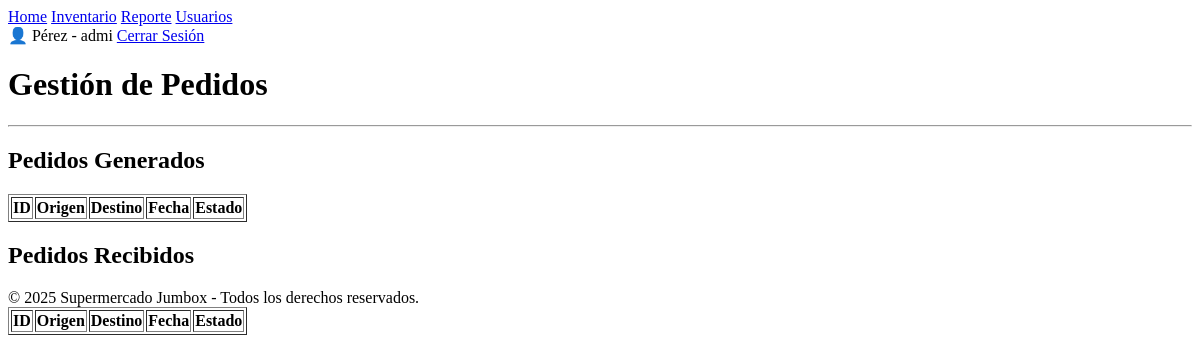
Page /gestion_pedidos (signed in) on the earlier database version.
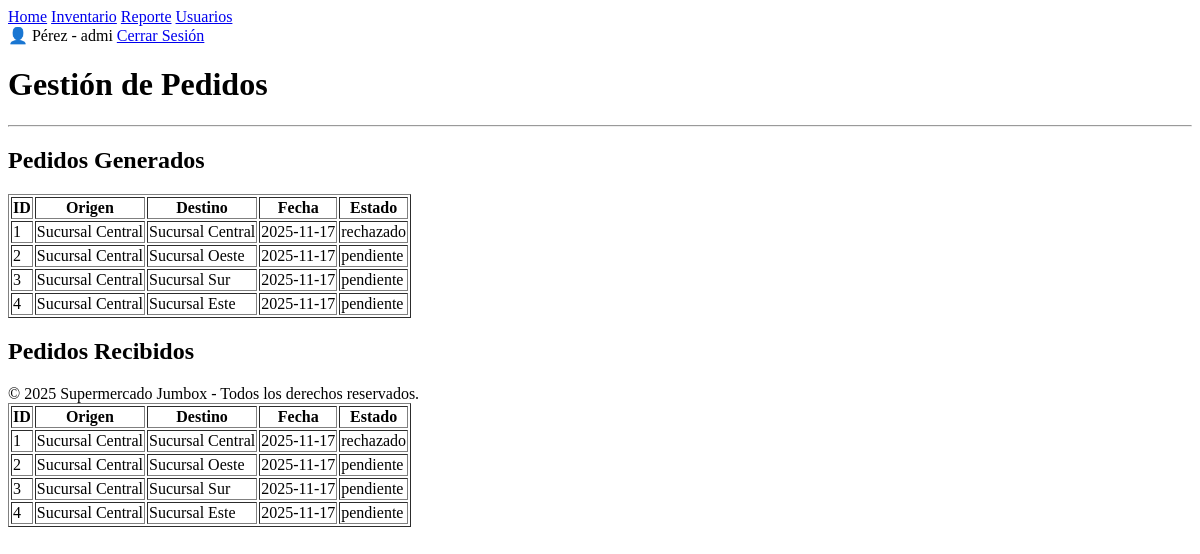
Same page on the later database version.
### tables this page shows
CREATE TABLE pedido(
                id INTEGER PRIMARY KEY AUTOINCREMENT,
                id_sucursal_origen INTEGER,
                id_sucursal_destino INTEGER,
                fecha_pedido TEXT,
                estado TEXT,
                FOREIGN KEY (id_sucursal_origen) REFERENCES sucursal(id) ON DELETE CASCADE,
                FOREIGN KEY (id_sucursal_destino) REFERENCES sucursal(id) ON DELETE CASCADE
            );

CREATE TABLE sucursal(
                id INTEGER PRIMARY KEY AUTOINCREMENT,
                nombre VARCHAR(50),
                direccion VARCHAR(100),
                telefono VARCHAR(30)
            );

### app.py (the view)
@app.route("/gestion_pedidos")
def gestion_pedidos():
    rol = session["rol"]
    id_sucursal =  session["sucursal_id"]
    if rol == "encargado":
        pedidos_generados = db.cursor.execute("""
            SELECT p.id, s1.nombre, s2.nombre, p.fecha_pedido, p.estado
            FROM pedido p
            JOIN sucursal s1 ON p.id_sucursal_origen = s1.id
            JOIN sucursal s2 ON p.id_sucursal_destino = s2.id
            WHERE p.id_sucursal_origen = ?
        """, (id_sucursal,)).fetchall()
        pedidos_recibidos = db.cursor.execute("""
            SELECT p.id, s1.nombre, s2.nombre, p.fecha_pedido, p.estado
            FROM pedido p
            JOIN sucursal s1 ON p.id_sucursal_origen = s1.id
            JOIN sucursal s2 ON p.id_sucursal_destino = s2.id
            WHERE p.id_sucursal_destino = ?
        """, (id_sucursal,)).fetchall()
        productos_bajos = db.productos_stock_bajo(id_sucursal)
    elif rol == "admi":
        pedidos_generados = db.mostrar_pedidos()
        pedidos_recibidos = pedidos_generados
        productos_bajos = []
    else:
        return "No autorizado", 403
    sucursales = db.cursor.execute("SELECT id, nombre FROM sucursal").fetchall()
    return render_template(
        "pedidos.html",
        suarioNombre=session["nombre"],
        usuarioApellido=session["apellido"],
        usuarioRol=session["rol"],
        rol=rol,
        pedidos_generados=pedidos_generados,
        pedidos_recibidos=pedidos_recibidos,
        productos_bajos=productos_bajos,
        sucursales=sucursales
    )

### base_de_datos/mi_conexion.py (called while the page is built)
    def mostrar_pedidos(self):
        self.cursor.execute("""
            SELECT p.id, s1.nombre AS sucursal_origen, s2.nombre AS sucursal_destino,
                   p.fecha_pedido, p.estado
            FROM pedido p
            JOIN sucursal s1 ON p.id_sucursal_origen = s1.id
            JOIN sucursal s2 ON p.id_sucursal_destino = s2.id
        """)
        return self.cursor.fetchall()

### templates/pedidos.html (shortened to what this page needs)
<!DOCTYPE html>
<html lang="en">
<head>
</head>
<body>
    <header>
        <nav>
            <a href="{{url_for('panel_principal')}}">Home</a>
            {%if usuarioRol!='vendedor'%}
            <a href="{{url_for('gestion_inventario')}}">Inventario</a>
            {%endif%}
            {%if usuarioRol!='reponedor' and usuarioRol!='vendedor'%}
            <a href="{{url_for('reportes')}}">Reporte</a>
            {%endif%}
            {%if usuarioRol=='admi'%}
            <a href="{{url_for('gestion_usuario')}}">Usuarios</a>
            {%endif%}
        </nav>
        <div id="user-section">
            <span>👤 {{ usuarioNombre }} {{usuarioApellido}} - {{usuarioRol}}</span>
            <a href="{{ url_for('logout') }}" class="boton">Cerrar Sesión</a>
        </div>
    </header>
    <main>
        <h1>Gestión de Pedidos</h1>
        <hr>
        <h2>Pedidos Generados</h2>
        <table border="1">
            <tr>
                <th>ID</th>
                <th>Origen</th>
                <th>Destino</th>
                <th>Fecha</th>
                <th>Estado</th>
            </tr>
            {% for p in pedidos_generados %}
            <tr>
                <td>{{ p[0] }}</td>
                <td>{{ p[1] }}</td>
                <td>{{ p[2] }}</td>
                <td>{{ p[3] }}</td>
                <td>{{ p[4] }}</td>
            </tr>
            {% endfor %}
        </table>
        <h2>Pedidos Recibidos</h2>
        <table border="1">
            <tr>
                <th>ID</th>
                <th>Origen</th>
                <th>Destino</th>
                <th>Fecha</th>
                <th>Estado</th>
            </tr>
            {% for p in pedidos_recibidos %}
            <tr>
                <td>{{ p[0] }}</td>
                <td>{{ p[1] }}</td>
                <td>{{ p[2] }}</td>
                <td>{{ p[3] }}</td>
                <td>{{ p[4] }}</td>
            </tr>
            {% endfor %}
    </main>
    <footer>
        © 2025 Supermercado Jumbox - Todos los derechos reservados.
    </footer>
</body>
</html>

Differences in the rows shown:
added pedido: id "1", nombre "Sucursal Central", fecha_pedido "2025-11-17", estado "rechazado"
added pedido: id "2", nombre "Sucursal Central", nombre "Sucursal Oeste", fecha_pedido "2025-11-17", estado "pendiente"
added pedido: id "3", nombre "Sucursal Central", nombre "Sucursal Sur", fecha_pedido "2025-11-17", estado "pendiente"
added pedido: id "4", nombre "Sucursal Central", nombre "Sucursal Este", fecha_pedido "2025-11-17", estado "pendiente"
